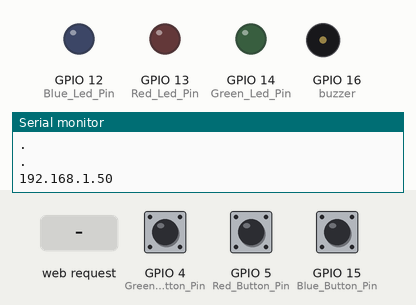
Recording of a sketch running on a simulated ESP8266 (NodeMCU). Parts: output pins drawn as LEDs (lit = HIGH), buzzer (waves = sounding), the last lines printed to the serial monitor. Dashed ring = blinking. Inputs (shaded band) come from the test bench; at power-on: GPIO 4 (Green_Button_Pin) LOW, GPIO 5 (Red_Button_Pin) LOW, GPIO 15 (Blue_Button_Pin) LOW. WiFi joins after 1.5 s; servers stay silent unless stated; random numbers use the default seed unless the sketch sets one.

Above: at 3.2 s.
3.3 s: HTTP request GET /start received
At 3.7 s:
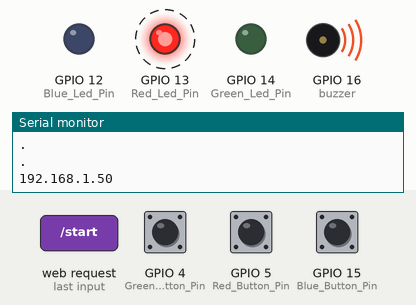
6.3 s: GPIO 4 (Green_Button_Pin) pulled HIGH for 1 s
At 6.45 s:
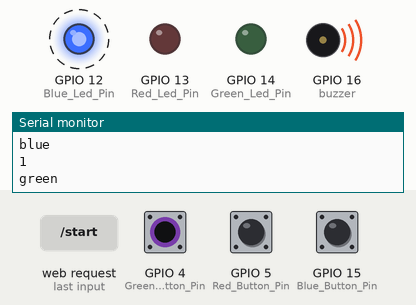
8.8 s: GPIO 5 (Red_Button_Pin) pulled HIGH for 0.15 s
At 10.2 s:
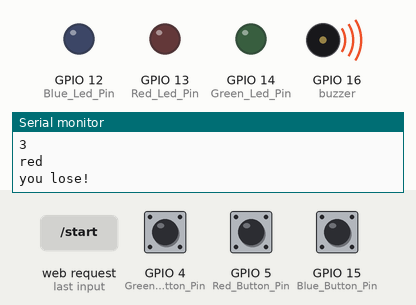
Timing chart, 0 to 11.9 s (numbered marks = the images above; inputs shaded):
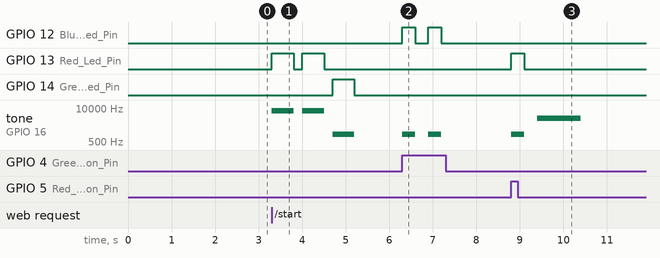

The sketch:

jain-dhiraj-assignment-wifi.ino
```cpp
#include <ESP8266WiFi.h>
#include <ESPAsyncTCP.h>
#include <ESPAsyncWebServer.h>

const char* ssid     = "APT 1915";
const char* password = "nahidenge";


String header;
int buzzer = 16;
long ran;
int gameStart = 0;
int buzzTone;
String answerArray[3];
String guessArray[3];
boolean victoryFlag = false; // flag to check victory condition
int flag = 0;
int score = 0;
String statusWL = "null";
int turnCounter = 0;
// end of item setup
String buttonAnsArray[] = {"blue", "red", "green"};

String Status = "reset";

// Create AsyncWebServer object on port 80
AsyncWebServer server(80);

const char index_html[] PROGMEM = R"=====(
<!DOCTYPE html>
<html>
<head>
<meta name="viewport" content="width=device-width, initial-scale=1">
<link rel='stylesheet' href='https://stackpath.bootstrapcdn.com/bootstrap/4.4.1/css/bootstrap.min.css' integrity='sha384-Vkoo8x4CGsO3+Hhxv8T/Q5PaXtkKtu6ug5TOeNV6gBiFeWPGFN9MuhOf23Q9Ifjh' crossorigin='anonymous'>
<title>Simon Game</title>
<style>html
{ font-family: Helvetica;
display: inline-block;
margin: 0px auto;
text-align: center;
}
 body{margin-top: 50px;}
 h1 {color: #444444;margin: 50px auto 30px;}
 h3 {color: #444444;margin-bottom: 50px;}
 .row{padding: 10px;}
 .dot { height: 40px; width: 40px; border-radius: 50%; display: inline-block;}
 </style>
 </head>
 <body>
     <div class="container text-center card">
          <h1>Simon Game</h1>
          <div class="row">
            <div class="input-group mb-3">
                <input type="text" class="form-control" placeholder="Player Name" id="userName">
                <div class="input-group-append">
                  <button class="btn btn-outline-secondary" onClick="start();" type="button">Start Game!</button>
                </div>
              </div>
          </div>
          <div class="row ">
              <div class="col-md-5">
                <h3>Computer Pattern</h3>
                <div class="text-center">
                    <span style="background-color:#66ff66;" id="GGled" class="dot"></span>
                    <span style="background-color:#FF6666;" id="GRled" class="dot"></span>
                    <span style="background-color:#6666ff;" id="GBled" class="dot"></span>
                </div>
              </div>
              <div class="col-md-2">
                  <div class="align-middle" style="margin-top: 30%;">
                    <h3>Vs</h3>
                  </div>
              </div>
              <div class="col-md-5">
                <h3>User Pattern</h3>
                <div class="text-center">
                    <span style="background-color:#66ff66;" id="Gled" class="dot"></span>
                    <span style="background-color:#FF6666;" id="Rled" class="dot"></span>
                    <span style="background-color:#6666ff;" id="Bled" class="dot"></span>
                </div>
              </div>
          </div>
          <div class="row justify-content-center">
            <h3 >Score: <span id="score"></span></h3>
          </div>
          <div class="row justify-content-center">
            <h3 >Win/Lose: <span id="wl"></span></h3>
          </div>
          <div class="row justify-content-center">
            <table class="table table-striped table-dark">
                    <thead>
                      <tr>
                        <th scope="col">Name</th>
                        <th scope="col">Score</th>
                      </tr>
                    </thead>
                    <tbody id="mytable">
                    </tbody>
                  </table>
          </div>
    </div>
  </body>
 <script>
    var score = 0;
  var lflag = 0;
  var counter = 0;
  var fscore = 0;
  var name = "";
    setInterval(function ( ) {
    var xhttp = new XMLHttpRequest();
    xhttp.onreadystatechange = function() {
      if (this.readyState == 4 && this.status == 200) {
        if(this.responseText == "gred"){
            document.getElementById("GRled").style.backgroundColor = "red";
            document.getElementById("GGled").style.backgroundColor = "#66FF66";
            document.getElementById("GBled").style.backgroundColor = "#6666FF";

          }

         if(this.responseText == "ggreen"){

            document.getElementById("GGled").style.backgroundColor = "green";
            document.getElementById("GRled").style.backgroundColor = "#FF6666";
            document.getElementById("GBled").style.backgroundColor = "#6666FF";
          }

          if(this.responseText == "gblue"){

            document.getElementById("GBled").style.backgroundColor = "blue";
            document.getElementById("GRled").style.backgroundColor = "#FF6666";
            document.getElementById("GGled").style.backgroundColor = "#66FF66";
          }

          if(this.responseText == "red"){

            document.getElementById("Rled").style.backgroundColor = this.responseText;
            document.getElementById("Gled").style.backgroundColor = "#66FF66";
            document.getElementById("Bled").style.backgroundColor = "#6666FF";

          }

         if(this.responseText == "green"){

            document.getElementById("Gled").style.backgroundColor = this.responseText;
            document.getElementById("Rled").style.backgroundColor = "#FF6666";
            document.getElementById("Bled").style.backgroundColor = "#6666FF";
          }

          if(this.responseText == "blue"){

            document.getElementById("Bled").style.backgroundColor = this.responseText;
            document.getElementById("Rled").style.backgroundColor = "#FF6666";
            document.getElementById("Gled").style.backgroundColor = "#66FF66";
          }

           if(this.responseText == "reset"){
            lfag = 0;
            counter = 0;
            document.getElementById("Bled").style.backgroundColor = "#6666FF";
            document.getElementById("Rled").style.backgroundColor = "#FF6666";
            document.getElementById("Gled").style.backgroundColor = "#66FF66";
            document.getElementById("GBled").style.backgroundColor = "#6666FF";
            document.getElementById("GRled").style.backgroundColor = "#FF6666";
            document.getElementById("GGled").style.backgroundColor = "#66FF66";
          }
      }
    };
    xhttp.open("GET", "/color", true);
    xhttp.send();
  }, 50 ) ;


   setInterval(function ( ) {
    var xhttp = new XMLHttpRequest();
    xhttp.onreadystatechange = function() {
      if (this.readyState == 4 && this.status == 200) {
         if(lfag == 0){
          if(this.responseText == "win"){
              document.getElementById("wl").innerHTML = "Win";
              lfag=1;
            }

          if(this.responseText == "lose"){
            if(counter == 0){
              document.getElementById("mytable").innerHTML += "<tr><td>"+name+"</td><td>"+fscore+"</td></tr>";
              document.getElementById("userName").disabled = false;
              document.getElementById("wl").innerHTML = "lose";
              fscore= 0;
              lfag == 1;
              counter++;
            }
          }
          }
      }
    };
    xhttp.open("GET", "/wl", true);
    xhttp.send();
  }, 50 ) ;

  setInterval(function ( ) {
    var xhttp = new XMLHttpRequest();
    xhttp.onreadystatechange = function() {
      if (this.readyState == 4 && this.status == 200) {
              score = this.responseText;
              if(score != 0){
                fscore = score;
                }
              document.getElementById("score").innerHTML = score;
            }
    };
    xhttp.open("GET", "/score", true);
    xhttp.send();
  }, 50 ) ;

  function start(){
     score = 0;
     counter = 0;
    name = document.getElementById("userName").value;
    if(name != ""){
        document.getElementById("userName").disabled = true;
        var xhttp = new XMLHttpRequest();
        xhttp.open("GET", "/start", true);
        xhttp.send();
    }else{
        alert("Please Enter Player Name");
    }

    }
</script>
  </html>
)=====";

String processor(const String& var){
  Serial.println(var);
  if(var == "COLOR"){
    return String(Status);
  }
  return String();
}

void setup() {
  pinMode(12, OUTPUT); //Blue Led Pin
pinMode(13, OUTPUT); //Red Led Pin
pinMode(14, OUTPUT); //Green Led Pin
pinMode(15, INPUT); //Blue Button Pin
pinMode(5, INPUT); //Red Button Pin
pinMode(4, INPUT); //Green Button Pin
pinMode(buzzer, OUTPUT); //pin 16 - Buzzer Pin
  // put your setup code here, to run once:
  // Serial port for debugging purposes
  Serial.begin(115200);


  // Connect to Wi-Fi
  WiFi.begin(ssid, password);
  Serial.println("Connecting to WiFi");
  while (WiFi.status() != WL_CONNECTED) {
    delay(1000);
    Serial.println(".");
  }

  // Print ESP8266 Local IP Address
  Serial.println(WiFi.localIP());

  // Route for root / web page
  server.on("/", HTTP_GET, [](AsyncWebServerRequest *request){
    request->send_P(200, "text/html", index_html, processor);
  });

 server.on("/color", HTTP_GET, [](AsyncWebServerRequest *request){
    request->send_P(200, "text/plain", String(Status).c_str());
  });

   server.on("/wl", HTTP_GET, [](AsyncWebServerRequest *request){
    request->send_P(200, "text/plain", String(statusWL).c_str());
  });

   server.on("/score", HTTP_GET, [](AsyncWebServerRequest *request){
    request->send_P(200, "text/plain", String(score).c_str());
  });

 server.on("/start", HTTP_GET, [](AsyncWebServerRequest *request){
  startGame();
});
  // Start server
  server.begin();
}

void startGame(){
 gameStart = 1;
 }
void loop() {
  if(gameStart == 1){
  // put your main code here, to run repeatedly:
   statusWL = "null";
   Status = "reset";
  if(flag == 0){
     if(score <= 5){
      gamePlay(500);
     }

     if(score > 5 && score<=10){
      gamePlay(300);
     }

     if(score > 10 && score<=15){
      gamePlay(200);
     }
  }

    if (digitalRead(15) == HIGH) {
      guessArray[turnCounter]= "blue";
      turnCounter++;
      Serial.println(turnCounter);
       Serial.println("blue");
       Status = "blue";
       glowLed(14);
       delay(300);
    }
    if (digitalRead(5) == HIGH) {
      guessArray[turnCounter]= "red";
      turnCounter++;
      Serial.println(turnCounter);
       Serial.println("red");
       Status = "red";
        glowLed(13);
        delay(300);
    }
    if (digitalRead(4) == HIGH) {
      guessArray[turnCounter]= "green";
      turnCounter++;
      Serial.println(turnCounter);
       Serial.println("green");
       Status = "green";
        glowLed(12);
        delay(300);
    }

if(turnCounter == 3){
for (int x = 0; x < 3; x++) {
     if (answerArray[x]==guessArray[x]) {
       victoryFlag=true;
     } else {

        Serial.println("you lose!");
        statusWL = "lose";
        gameStart = 0 ;
        score=0;
        tone(buzzer,4000);
        delay(1000);
        tone(buzzer,0);
        delay(300);
       victoryFlag=false;
       statusWL = "null";
       break;
     } // end of else;
} // end of for

if (victoryFlag) {
  Status = "reset";
  Serial.println("You win!");
  statusWL = "win";

  score++;
  if(score == 15){
    score = 0;
    }
  tone(buzzer, 4000);
  delay(300);
  tone(buzzer, 4500);
  delay(200);
  tone(buzzer, 4000);
  delay(300);
  tone(buzzer, 0);
  delay(300);
}
flag = 0;
turnCounter = 0;
}
}
}

void gamePlay(int roundDelay){
     for(int i=0; i<3;i++){
        ran = random(12,15); //Random fuction to generate numbers between 12 to 15 randomly
        switch(ran){
          case 12:
            answerArray[i] = "green";
            Status = "ggreen";
            buzzTone = 4000;
            break;
          case 13:
            buzzTone = 8000;
            answerArray[i] = "red";
            Status = "gred";
            break;
          case 14:
            buzzTone = 1000;
            Status = "gblue";
            answerArray[i] = "blue";
            break;
        }
        digitalWrite(ran, HIGH); //Makes LED glow
        tone(buzzer, buzzTone); //Makes Buzzer to produce tone at 1000
        delay(roundDelay); //Delay 0f 5ms
        tone(buzzer, 0);
        digitalWrite(ran, LOW); //Makes LED off
        delay(200); //Delay for the transition between LEDs
    }
    for(int i=0;i<3;i++){
        Serial.println(answerArray[i]);
      }
      flag = 1;
  }

void glowLed(int lPin){
  digitalWrite(lPin, HIGH); //Makes LED glow
        tone(buzzer, buzzTone); //Makes Buzzer to produce tone at 1000
        delay(300); //Delay 0f 5ms
        tone(buzzer, 0);
        digitalWrite(lPin, LOW); //Makes LED off
  }
```

Measured:
- after the input at 3.3 s, GPIO 13 (Red_Led_Pin): alternates HIGH for 0.50 s and LOW for 0.20 s, 4 changes in all, then stays LOW, starting at once; GPIO 14 (Green_Led_Pin): LOW → HIGH after 1.4 s, → LOW 0.50 s later; tone on GPIO 16 (buzzer): plays 8000 Hz for 0.50 s, 8000 Hz for 0.50 s, 1000 Hz for 0.50 s, starting at once
- after the input at 6.3 s, GPIO 12 (Blue_Led_Pin): alternates HIGH for 0.30 s and LOW for 0.30 s, 4 changes in all, then stays LOW, starting at once; tone on GPIO 16 (buzzer): alternates 1000 Hz for 0.30 s and silent for 0.30 s, 4 changes in all, then stays silent, starting at once
- after the input at 8.8 s, GPIO 13 (Red_Led_Pin): LOW → HIGH at once, → LOW 0.30 s later; tone on GPIO 16 (buzzer): silent → 1000 Hz at once, → silent 0.30 s later, → 4000 Hz 0.30 s later, → silent 1.0 s later
